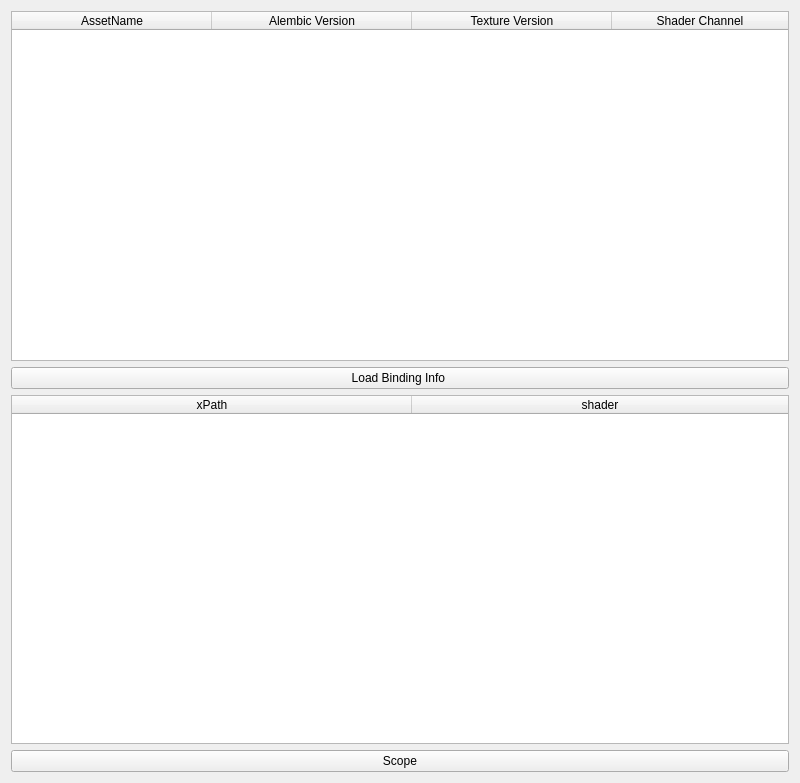
<?xml version="1.0" encoding="UTF-8"?>
<ui version="4.0">
 <class>Form</class>
 <widget class="QWidget" name="Form">
  <property name="geometry">
   <rect>
    <x>0</x>
    <y>0</y>
    <width>800</width>
    <height>783</height>
   </rect>
  </property>
  <property name="windowTitle">
   <string>Form</string>
  </property>
  <layout class="QGridLayout" name="gridLayout">
   <item row="3" column="0">
    <widget class="QPushButton" name="scopeBtn">
     <property name="text">
      <string>Scope</string>
     </property>
    </widget>
   </item>
   <item row="2" column="0">
    <widget class="QTreeWidget" name="bindingTreeWidget">
     <attribute name="headerDefaultSectionSize">
      <number>400</number>
     </attribute>
     <column>
      <property name="text">
       <string>xPath</string>
      </property>
      <property name="textAlignment">
       <set>AlignHCenter|AlignVCenter|AlignCenter</set>
      </property>
     </column>
     <column>
      <property name="text">
       <string>shader</string>
      </property>
      <property name="textAlignment">
       <set>AlignHCenter|AlignVCenter|AlignCenter</set>
      </property>
     </column>
    </widget>
   </item>
   <item row="1" column="0">
    <widget class="QPushButton" name="loadBindingBtn">
     <property name="text">
      <string>Load Binding Info </string>
     </property>
    </widget>
   </item>
   <item row="0" column="0">
    <widget class="QTreeWidget" name="assetTreeWidget">
     <attribute name="headerDefaultSectionSize">
      <number>200</number>
     </attribute>
     <column>
      <property name="text">
       <string>AssetName</string>
      </property>
      <property name="textAlignment">
       <set>AlignHCenter|AlignVCenter|AlignCenter</set>
      </property>
     </column>
     <column>
      <property name="text">
       <string>Alembic Version</string>
      </property>
      <property name="textAlignment">
       <set>AlignHCenter|AlignVCenter|AlignCenter</set>
      </property>
     </column>
     <column>
      <property name="text">
       <string>Texture Version</string>
      </property>
      <property name="textAlignment">
       <set>AlignHCenter|AlignVCenter|AlignCenter</set>
      </property>
     </column>
     <column>
      <property name="text">
       <string>Shader Channel</string>
      </property>
      <property name="textAlignment">
       <set>AlignHCenter|AlignVCenter|AlignCenter</set>
      </property>
     </column>
    </widget>
   </item>
  </layout>
 </widget>
 <resources/>
 <connections/>
</ui>
